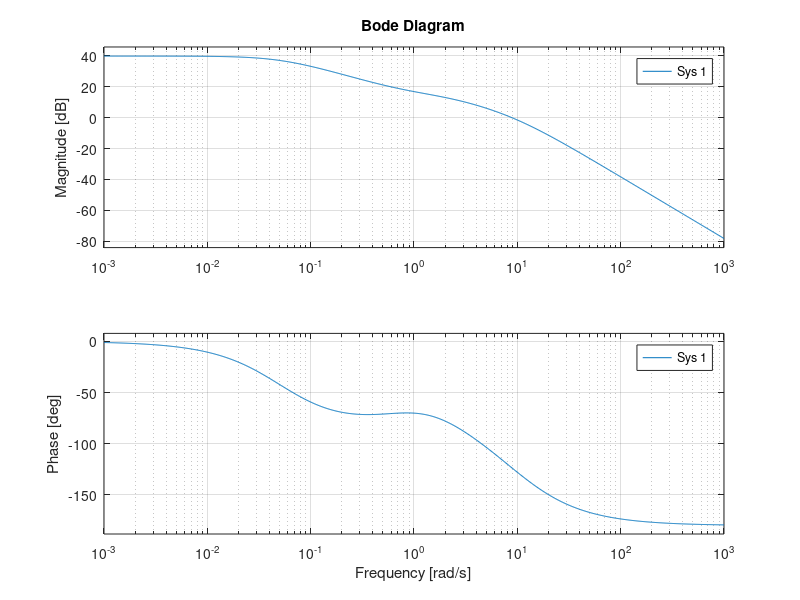
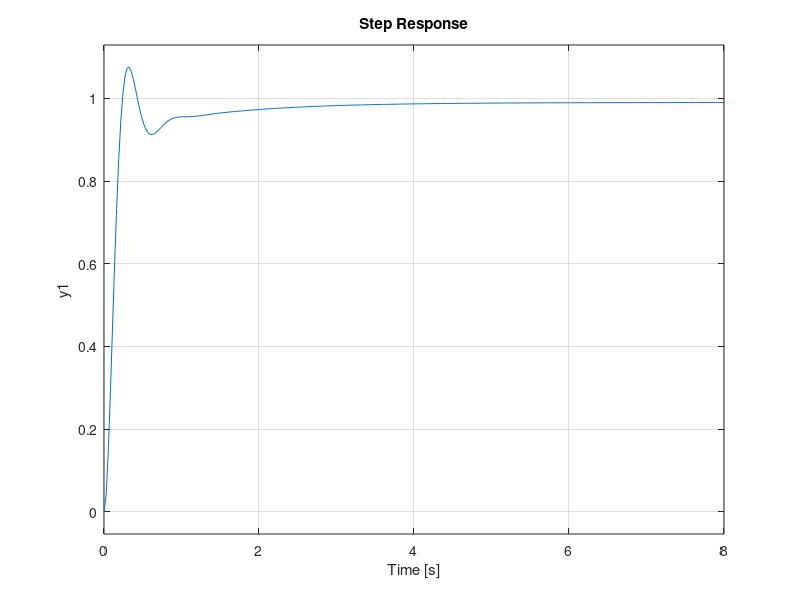

Here is the MATLAB script that generated these plots, in order:
clear all,
clc,
clf

% Q5

s = tf('s');

J = 0.0099;
b = 0.1;
K = 0.01;
R = 1;
L = 0.49;

G_OL = K/((R+s*L)*(J*s+b));

k_G=990;
% figure(1)
% bode(k_G*G_OL);

c=(1+19.098*0.0595*s)/(1+19.098*s);
figure(2)
bode(k_G*G_OL*c);

figure(3)
step(feedback(c*G_OL*k_G,1))